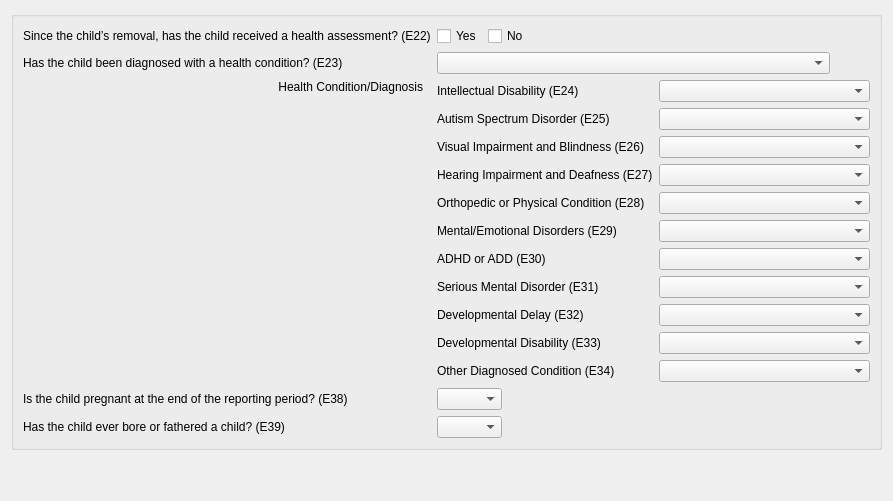
       <widget class="QWidget" name="heath_tab">
        <attribute name="title">
         <string>Health</string>
        </attribute>
        <layout class="QGridLayout" name="gridLayout_4">
         <item row="1" column="0">
          <spacer name="verticalSpacer_3">
           <property name="orientation">
            <enum>Qt::Vertical</enum>
           </property>
           <property name="sizeHint" stdset="0">
            <size>
             <width>20</width>
             <height>40</height>
            </size>
           </property>
          </spacer>
         </item>
         <item row="0" column="0">
          <widget class="QGroupBox" name="health_groupBox">
           <layout class="QVBoxLayout" name="verticalLayout">
            <item>
             <layout class="QFormLayout" name="formLayout_2">
              <item row="0" column="0">
               <widget class="QLabel" name="e22_label">
                <property name="text">
                 <string>Since the child’s removal, has the child received a health assessment? (E22)</string>
                </property>
               </widget>
              </item>
              <item row="0" column="1">
               <layout class="QHBoxLayout" name="horizontalLayout_5">
                <item>
                 <widget class="QCheckBox" name="e22_y">
                  <property name="text">
                   <string>Yes</string>
                  </property>
                  <attribute name="buttonGroup">
                   <string notr="true">e22</string>
                  </attribute>
                 </widget>
                </item>
                <item>
                 <widget class="QCheckBox" name="e22_n">
                  <property name="text">
                   <string>No</string>
                  </property>
                  <attribute name="buttonGroup">
                   <string notr="true">e22</string>
                  </attribute>
                 </widget>
                </item>
                <item>
                 <spacer name="horizontalSpacer_22">
                  <property name="orientation">
                   <enum>Qt::Horizontal</enum>
                  </property>
                  <property name="sizeHint" stdset="0">
                   <size>
                    <width>40</width>
                    <height>20</height>
                   </size>
                  </property>
                 </spacer>
                </item>
               </layout>
              </item>
              <item row="1" column="0">
               <widget class="QLabel" name="e23_label">
                <property name="text">
                 <string>Has the child been diagnosed with a health condition? (E23)</string>
                </property>
               </widget>
              </item>
              <item row="1" column="1">
               <layout class="QHBoxLayout" name="horizontalLayout_3">
                <item>
                 <widget class="QComboBox" name="e23">
                  <property name="currentIndex">
                   <number>-1</number>
                  </property>
                  <property name="placeholderText">
                   <string>Select</string>
                  </property>
                  <item>
                   <property name="text">
                    <string>No exam or assessment conducted (unknown)</string>
                   </property>
                  </item>
                  <item>
                   <property name="text">
                    <string>Child has a diagnosed condition</string>
                   </property>
                  </item>
                  <item>
                   <property name="text">
                    <string>Exam or assessment conducted and none of the conditions apply</string>
                   </property>
                  </item>
                  <item>
                   <property name="text">
                    <string>Exam or assessment conducted but results not received (unknown)</string>
                   </property>
                  </item>
                 </widget>
                </item>
                <item>
                 <spacer name="horizontalSpacer_15">
                  <property name="orientation">
                   <enum>Qt::Horizontal</enum>
                  </property>
                  <property name="sizeHint" stdset="0">
                   <size>
                    <width>40</width>
                    <height>20</height>
                   </size>
                  </property>
                 </spacer>
                </item>
               </layout>
              </item>
              <item row="2" column="1">
               <layout class="QFormLayout" name="formLayout_3">
                <item row="0" column="0">
                 <widget class="QLabel" name="e24_label">
                  <property name="text">
                   <string>Intellectual Disability (E24)</string>
                  </property>
                 </widget>
                </item>
                <item row="0" column="1">
                 <widget class="QComboBox" name="e24">
                  <property name="currentIndex">
                   <number>0</number>
                  </property>
                  <item>
                   <property name="text">
                    <string comment="0"/>
                   </property>
                  </item>
                  <item>
                   <property name="text">
                    <string comment="1">Existing condition</string>
                   </property>
                  </item>
                  <item>
                   <property name="text">
                    <string comment="2">Previous condition</string>
                   </property>
                  </item>
                 </widget>
                </item>
                <item row="1" column="0">
                 <widget class="QLabel" name="e25_label">
                  <property name="text">
                   <string>Autism Spectrum Disorder (E25)</string>
                  </property>
                 </widget>
                </item>
                <item row="1" column="1">
                 <widget class="QComboBox" name="e25">
                  <property name="currentIndex">
                   <number>0</number>
                  </property>
                  <item>
                   <property name="text">
                    <string/>
                   </property>
                  </item>
                  <item>
                   <property name="text">
                    <string>Existing condition</string>
                   </property>
                  </item>
                  <item>
                   <property name="text">
                    <string>Previous condition</string>
                   </property>
                  </item>
                 </widget>
                </item>
                <item row="2" column="0">
                 <widget class="QLabel" name="e26_label">
                  <property name="text">
                   <string>Visual Impairment and Blindness (E26)</string>
                  </property>
                 </widget>
                </item>
                <item row="3" column="0">
                 <widget class="QLabel" name="e27_label">
                  <property name="text">
                   <string>Hearing Impairment and Deafness (E27)</string>
                  </property>
                 </widget>
                </item>
                <item row="4" column="0">
                 <widget class="QLabel" name="e28_label">
                  <property name="text">
                   <string>Orthopedic or Physical Condition (E28)</string>
                  </property>
                 </widget>
                </item>
                <item row="5" column="0">
                 <widget class="QLabel" name="e29_label">
                  <property name="text">
                   <string>Mental/Emotional Disorders (E29)</string>
                  </property>
                 </widget>
                </item>
                <item row="6" column="0">
                 <widget class="QLabel" name="e30_label">
                  <property name="text">
                   <string>ADHD or ADD (E30)</string>
                  </property>
                 </widget>
                </item>
                <item row="7" column="0">
                 <widget class="QLabel" name="e31_label">
                  <property name="text">
                   <string>Serious Mental Disorder (E31)</string>
                  </property>
                 </widget>
                </item>
                <item row="8" column="0">
                 <widget class="QLabel" name="e32_label">
                  <property name="text">
                   <string>Developmental Delay (E32)</string>
                  </property>
                 </widget>
                </item>
                <item row="8" column="1">
                 <widget class="QComboBox" name="e32">
                  <property name="currentIndex">
                   <number>0</number>
                  </property>
                  <item>
                   <property name="text">
                    <string/>
                   </property>
                  </item>
                  <item>
                   <property name="text">
                    <string>Existing condition</string>
                   </property>
                  </item>
                  <item>
                   <property name="text">
                    <string>Previous condition</string>
                   </property>
                  </item>
                 </widget>
                </item>
                <item row="9" column="0">
                 <widget class="QLabel" name="e33_label">
                  <property name="text">
                   <string>Developmental Disability (E33)</string>
                  </property>
                 </widget>
                </item>
                <item row="9" column="1">
                 <widget class="QComboBox" name="e33">
                  <property name="currentIndex">
                   <number>0</number>
                  </property>
                  <item>
                   <property name="text">
                    <string/>
                   </property>
                  </item>
                  <item>
                   <property name="text">
                    <string>Existing condition</string>
                   </property>
                  </item>
                  <item>
                   <property name="text">
                    <string>Previous condition</string>
                   </property>
                  </item>
                 </widget>
                </item>
                <item row="10" column="0">
                 <widget class="QLabel" name="e34_label">
                  <property name="text">
                   <string>Other Diagnosed Condition (E34)</string>
                  </property>
                 </widget>
                </item>
                <item row="10" column="1">
                 <widget class="QComboBox" name="e34">
                  <property name="currentIndex">
                   <number>0</number>
                  </property>
                  <item>
                   <property name="text">
                    <string/>
                   </property>
                  </item>
                  <item>
                   <property name="text">
                    <string>Existing condition</string>
                   </property>
                  </item>
                  <item>
                   <property name="text">
                    <string>Previous condition</string>
                   </property>
                  </item>
                 </widget>
                </item>
                <item row="2" column="1">
                 <widget class="QComboBox" name="e26">
                  <property name="currentIndex">
                   <number>0</number>
                  </property>
                  <item>
                   <property name="text">
                    <string/>
                   </property>
                  </item>
                  <item>
                   <property name="text">
                    <string>Existing condition</string>
                   </property>
                  </item>
                  <item>
                   <property name="text">
                    <string>Previous condition</string>
                   </property>
                  </item>
                 </widget>
                </item>
                <item row="3" column="1">
                 <widget class="QComboBox" name="e27">
                  <property name="currentIndex">
                   <number>0</number>
                  </property>
                  <item>
                   <property name="text">
                    <string/>
                   </property>
                  </item>
                  <item>
                   <property name="text">
                    <string>Existing condition</string>
                   </property>
                  </item>
                  <item>
                   <property name="text">
                    <string>Previous condition</string>
                   </property>
                  </item>
                 </widget>
                </item>
                <item row="4" column="1">
                 <widget class="QComboBox" name="e28">
                  <property name="currentIndex">
                   <number>0</number>
                  </property>
                  <item>
                   <property name="text">
                    <string/>
                   </property>
                  </item>
                  <item>
                   <property name="text">
                    <string>Existing condition</string>
                   </property>
                  </item>
                  <item>
                   <property name="text">
                    <string>Previous condition</string>
                   </property>
                  </item>
                 </widget>
                </item>
                <item row="5" column="1">
                 <widget class="QComboBox" name="e29">
                  <property name="currentIndex">
                   <number>0</number>
                  </property>
                  <item>
                   <property name="text">
                    <string/>
                   </property>
                  </item>
                  <item>
                   <property name="text">
                    <string>Existing condition</string>
                   </property>
                  </item>
                  <item>
                   <property name="text">
                    <string>Previous condition</string>
                   </property>
                  </item>
                 </widget>
                </item>
                <item row="6" column="1">
                 <widget class="QComboBox" name="e30">
                  <property name="currentIndex">
                   <number>0</number>
                  </property>
                  <item>
                   <property name="text">
                    <string/>
                   </property>
                  </item>
                  <item>
                   <property name="text">
                    <string>Existing condition</string>
                   </property>
                  </item>
                  <item>
                   <property name="text">
                    <string>Previous condition</string>
                   </property>
                  </item>
                 </widget>
                </item>
                <item row="7" column="1">
                 <widget class="QComboBox" name="e31">
                  <property name="currentIndex">
                   <number>0</number>
                  </property>
                  <item>
                   <property name="text">
                    <string/>
                   </property>
                  </item>
                  <item>
                   <property name="text">
                    <string>Existing condition</string>
                   </property>
                  </item>
                  <item>
                   <property name="text">
                    <string>Previous condition</string>
                   </property>
                  </item>
                 </widget>
                </item>
               </layout>
              </item>
              <item row="3" column="0">
               <widget class="QLabel" name="e38_label">
                <property name="text">
                 <string>Is the child pregnant at the end of the reporting period? (E38)</string>
                </property>
               </widget>
              </item>
              <item row="3" column="1">
               <layout class="QHBoxLayout" name="horizontalLayout_6">
                <item>
                 <widget class="QComboBox" name="e38">
                  <property name="currentIndex">
                   <number>-1</number>
                  </property>
                  <property name="placeholderText">
                   <string>Select</string>
                  </property>
                  <item>
                   <property name="text">
                    <string>No</string>
                   </property>
                  </item>
                  <item>
                   <property name="text">
                    <string>Yes</string>
                   </property>
                  </item>
                 </widget>
                </item>
                <item>
                 <spacer name="horizontalSpacer_13">
                  <property name="orientation">
                   <enum>Qt::Horizontal</enum>
                  </property>
                  <property name="sizeHint" stdset="0">
                   <size>
                    <width>40</width>
                    <height>20</height>
                   </size>
                  </property>
                 </spacer>
                </item>
               </layout>
              </item>
              <item row="4" column="0">
               <widget class="QLabel" name="e39_label">
                <property name="text">
                 <string>Has the child ever bore or fathered a child? (E39)</string>
                </property>
               </widget>
              </item>
              <item row="4" column="1">
               <layout class="QHBoxLayout" name="horizontalLayout_7">
                <item>
                 <widget class="QComboBox" name="e39">
                  <property name="currentIndex">
                   <number>-1</number>
                  </property>
                  <property name="placeholderText">
                   <string>Select</string>
                  </property>
                  <item>
                   <property name="text">
                    <string>No</string>
                   </property>
                  </item>
                  <item>
                   <property name="text">
                    <string>Yes</string>
                   </property>
                  </item>
                 </widget>
                </item>
                <item>
                 <spacer name="horizontalSpacer_14">
                  <property name="orientation">
                   <enum>Qt::Horizontal</enum>
                  </property>
                  <property name="sizeHint" stdset="0">
                   <size>
                    <width>40</width>
                    <height>20</height>
                   </size>
                  </property>
                 </spacer>
                </item>
               </layout>
              </item>
              <item row="2" column="0">
               <layout class="QVBoxLayout" name="verticalLayout_10">
                <item>
                 <widget class="QLabel" name="e24_e34_label">
                  <property name="text">
                   <string>Health Condition/Diagnosis</string>
                  </property>
                  <property name="alignment">
                   <set>Qt::AlignRight|Qt::AlignTrailing|Qt::AlignVCenter</set>
                  </property>
                 </widget>
                </item>
                <item>
                 <widget class="QLabel" name="e24_error">
                  <property name="minimumSize">
                   <size>
                    <width>400</width>
                    <height>0</height>
                   </size>
                  </property>
                  <property name="text">
                   <string/>
                  </property>
                  <property name="alignment">
                   <set>Qt::AlignRight|Qt::AlignTrailing|Qt::AlignVCenter</set>
                  </property>
                 </widget>
                </item>
                <item>
                 <spacer name="verticalSpacer_9">
                  <property name="orientation">
                   <enum>Qt::Vertical</enum>
                  </property>
                  <property name="sizeHint" stdset="0">
                   <size>
                    <width>20</width>
                    <height>40</height>
                   </size>
                  </property>
                 </spacer>
                </item>
               </layout>
              </item>
             </layout>
            </item>
           </layout>
          </widget>
         </item>
        </layout>
       </widget>
